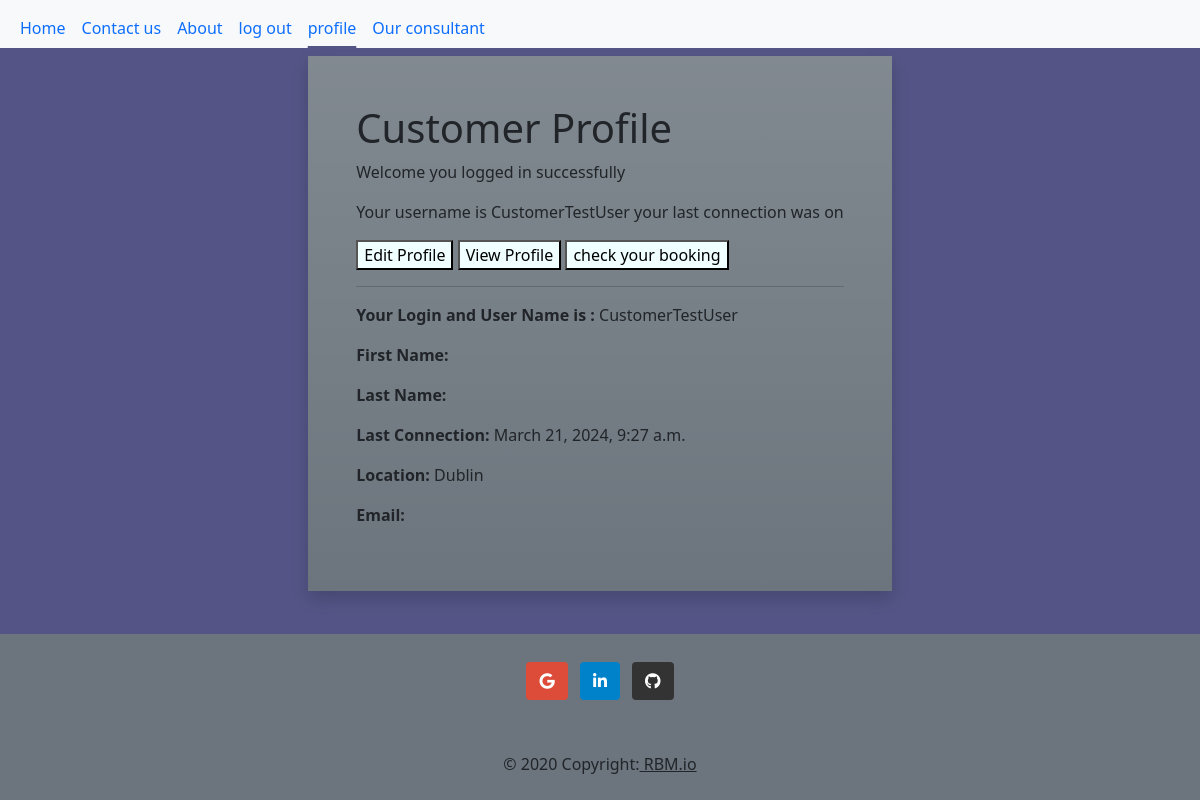
The app's page /user_app/cxprofile/ (signed in) with its own data.
### user_app/models.py (models this page shows)
class CustomUser(AbstractUser):
    location = models.CharField(max_length=200, null=True, blank=True)
    name = models.CharField(max_length=200, blank=True, null=True)
    is_customer = models.BooleanField(default=False)
    is_expert = models.BooleanField(default=False)
    is_manager = models.BooleanField(default=False)
    created_at = models.DateTimeField(auto_now_add=True)
    updated_at = models.DateTimeField(auto_now=True)

### user_app/views.py (the view, shortened to what this page needs)
# urls.py: path('cxprofile/', CxProfileView.as_view(), name='customer_profile'),
class CxProfileView(View):
    cx_profile_template = 'customer/cxprofile.html'
    def get(self, request):
        user = request.user
        if user.is_authenticated and user.is_customer:
            return render(request, self.cx_profile_template, {'user': user, 'edit_mode':True})
        else:
            return redirect('home')

### user_app/templates/customer/cxprofile.html (shortened to what this page needs)
{% extends 'base.html' %}
{% load static %}
{% block content %}
<div class="d-flex align-items-center primary justify-content-center" style="height: 550px;">
    <div class="p-5 m-5 bg-secondary bg-gradient text-black shadow rounded-5">
        <h1>Customer Profile</h1>
        <p>Welcome {{ user.first_name }} {{ user.last_name }} you logged in successfully</p>
        <p>Your username is {{ user.username }} your last connection was on {{ user.last_name_name }} <p/>
        <button onclick="openTab('edit')">Edit Profile</button>
        <button onclick="openTab('view')">View Profile</button>
        <button onclick="openTab('book')">check your booking</button>
        <br>
        <hr>
    <div id="viewTab" class="tab">
      <p><strong>Your Login and User Name is :</strong> {{ user.username }}</p>
      <p><strong>First Name:</strong> {{ user.first_name }}</p>
      <p><strong>Last Name:</strong> {{ user.last_name }}</p>
      <p><strong>Last Connection:</strong> {{ user.last_login }}</p>
      <p><strong>Location:</strong> {{ user.location }}</p>
      <p><strong>Email:</strong> {{ user.email }}</p>
    </div>
</div>
{% endblock %}

### static/css/style.css (style rules this page uses)
.tab { display: none; }
button { background-color: azure; }

### user_app/templates/base.html (style rules this page uses)
body { background: rgb(84, 84, 134); }

### records on screen
CustomUser: username "CustomerTestUser", last_login "March 21, 2024, 9:27 a.m.", location "Dublin"
